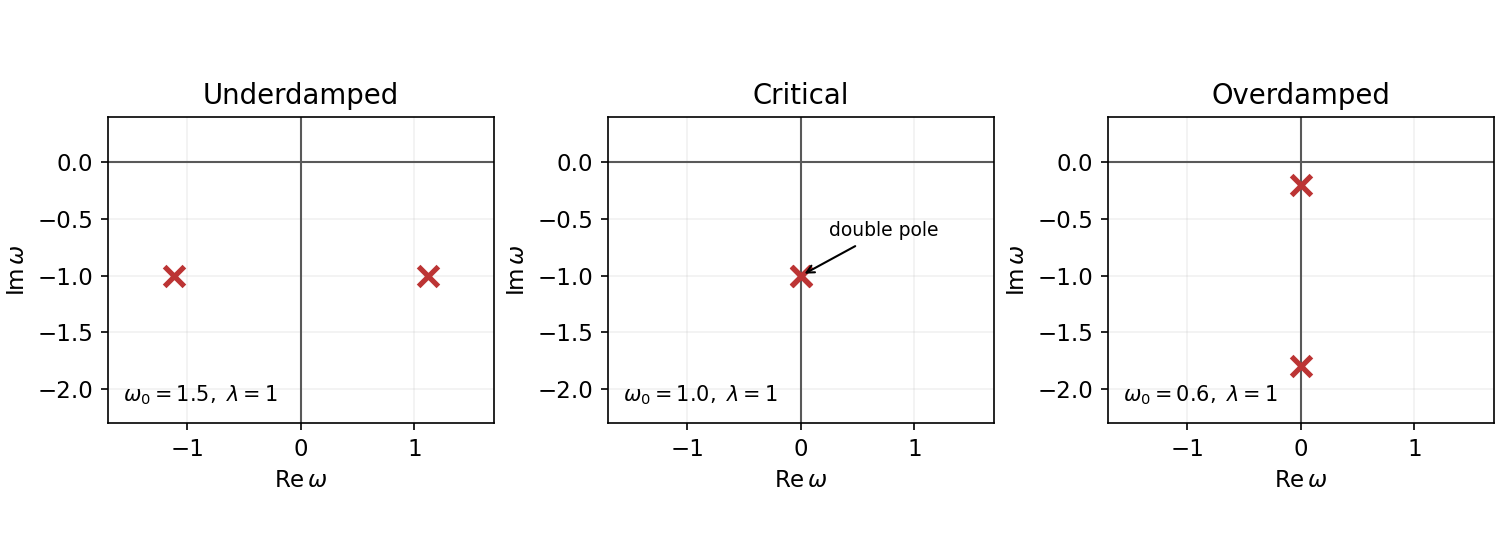

Generate this figure with Python:
"""Original explanatory plot. Tested with Python 3.14, NumPy and Matplotlib.
Write the PNG basename into the current working directory (Make mirrors it).
"""
import numpy as np
import matplotlib
matplotlib.use("Agg")
import matplotlib.pyplot as plt
plt.rcParams.update({"font.size":11,"figure.facecolor":"white","axes.facecolor":"white"})
fig,axs=plt.subplots(1,3,figsize=(10,3.6),layout='constrained')
for ax,w0,title in zip(axs,[1.5,1.,.6],['Underdamped','Critical','Overdamped']):
 roots=-1j+np.array([1,-1])*np.sqrt(complex(w0*w0-1))
 ax.axhline(0,color='.35',lw=1);ax.axvline(0,color='.35',lw=1)
 ax.scatter(roots.real,roots.imag,marker='x',s=90,lw=2.5,color='#bc3434',zorder=3)
 ax.set(xlim=(-1.7,1.7),ylim=(-2.3,.4),xlabel=r'$\mathrm{Re}\,\omega$',ylabel=r'$\mathrm{Im}\,\omega$',title=title);ax.grid(alpha=.18);ax.set_aspect('equal')
 ax.text(.04,.07,r'$\omega_0='+str(w0)+r',\ \lambda=1$',transform=ax.transAxes,fontsize=10)
 if w0==1:ax.annotate('double pole',xy=(0,-1),xytext=(.25,-.65),fontsize=9,arrowprops={'arrowstyle':'->'})
fig.savefig('paper-1-green-function-poles.png',dpi=150,facecolor='white');plt.close(fig)
